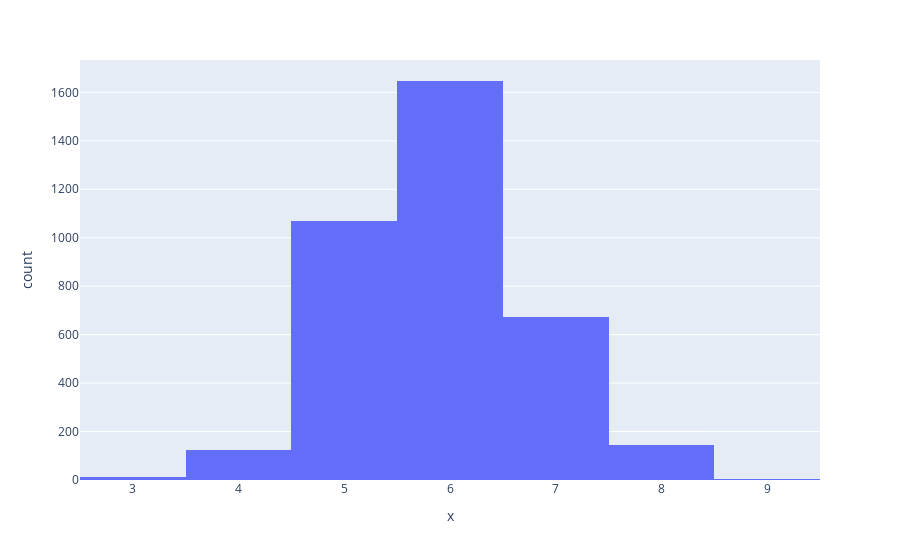

Source (notebook cell):
### Code cell
py.histogram(x=data['quality'])

### Figure 1 — Plotly figure (JSON) as saved in the notebook; plotly's stock layout.template omitted (floating-point values rounded to 4 significant figures; data arrays with more than 128 entries replaced by an {"elided": "..."} marker saying what was removed)
{"data": [{"alignmentgroup": "True", "bingroup": "x", "hovertemplate": "x=%{x}<br>count=%{y}<extra></extra>", "legendgroup": "", "marker": {"color": "#636efa", "pattern": {"shape": ""}}, "name": "", "offsetgroup": "", "orientation": "v", "showlegend": false, "type": "histogram", "x": {"elided": "3673 int values"}, "xaxis": "x", "yaxis": "y"}], "layout": {"barmode": "relative", "legend": {"tracegroupgap": 0}, "margin": {"t": 60}, "xaxis": {"anchor": "y", "domain": [0, 1], "title": {"text": "x"}}, "yaxis": {"anchor": "x", "domain": [0, 1], "title": {"text": "count"}}}}
